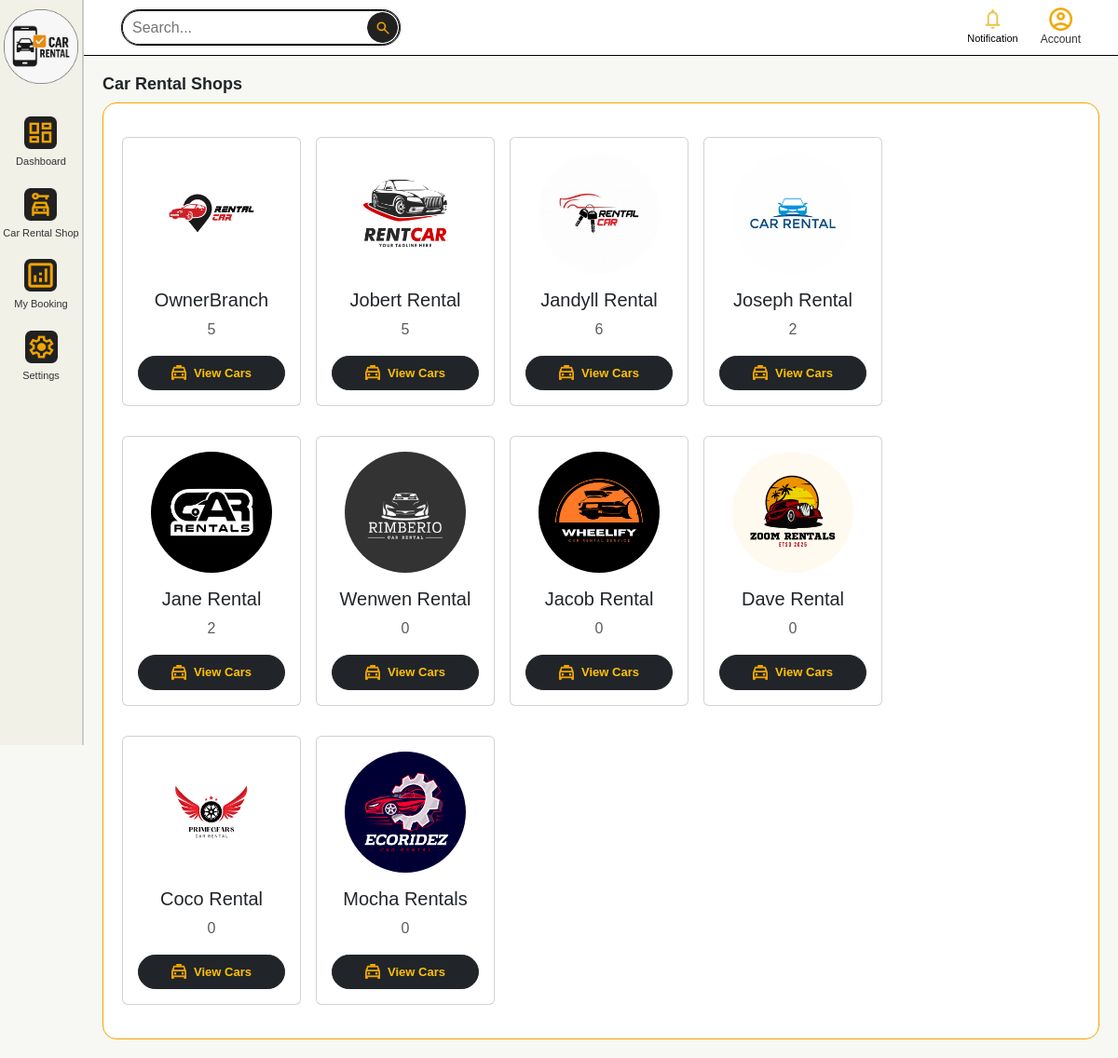
The app's page /user_landing/rental-shop.php with its own data.
### tables this page shows
CREATE TABLE `branches` (
  `branch_id` int(11) NOT NULL,
  `owner_id` int(11) NOT NULL,
  `branch_image` varchar(150) DEFAULT NULL,
  `branch_name` varchar(100) NOT NULL,
  `branch_address` varchar(150) DEFAULT NULL,
  `branch_number` varchar(20) DEFAULT NULL,
  `created_at` datetime DEFAULT current_timestamp(),
  `updated_at` datetime DEFAULT current_timestamp() ON UPDATE current_timestamp()
);

### user_landing/rental-shop.php (the view, shortened to what this page needs)
<?php
require '../includes/db.php';
try {
    $stmt = $pdo->prepare("
        SELECT b.branch_id, b.branch_name, b.branch_image,
               COUNT(c.car_id) AS car_count
        FROM branches b
        INNER JOIN owners o ON b.owner_id = o.owner_id
        LEFT JOIN cars c ON b.branch_id = c.branch_id
        WHERE o.approval_status = 'approved'
        GROUP BY b.branch_id
    ");
    $stmt->execute();
    $branches = $stmt->fetchAll(PDO::FETCH_ASSOC);
} catch (PDOException $e) {
    echo "Error fetching branches: " . $e->getMessage();
}
?>
<!DOCTYPE html>
<html lang="en">
<head>
  <link rel="stylesheet" href="../css/bootstrap.min.css" />
  <link rel="stylesheet" href="side-nav-bar-style/style-user.css">
</head>
<body>
  <div class="sidebar">
    <img src="./image/nav-bar-icon/car-rental-logo.png" alt="Logo" class="logo">
    <a href="user-dashboard.php">
      <img src="./image/nav-bar-icon/dashboard-icon.png" alt="Dashboard Icon">
      <span>Dashboard</span>
    </a>
    <a href="">
      <img src="./image/nav-bar-icon/car-list-icon.png" alt="Car Rental Shop Icon">
      <span>Car Rental Shop</span>
    </a>
    <a href="booking.php">
      <img src="./image/nav-bar-icon/booking-icon.png" alt="My Booking Icon">
      <span>My Booking</span>
    </a>
    <a href="#">
      <img src="./image/nav-bar-icon/settings-icon.png" alt="Settings Icon">
      <span>Settings</span>
    </a>
  </div>
  <div class="topbar">
    <div class="search-bar">
            <form method="GET" action="../user_process/car_list.php" class="search-bar d-flex align-items-center">
            <input type="text" name="search" placeholder="Search..." required>
            <button type="submit" style="border: none; background: transparent;">
              <img src="./image/nav-bar-icon/search-icon.png" alt="Search" />
            </button>
          </form>
          </div>
    <div class="d-flex gap-4">
            <a href="ratings.php" class="d-flex flex-column align-items-center position-relative" style="text-decoration: none; color: black;">
              <div class="position-relative">
                <img src="./image/nav-bar-icon/notif-icon.png" width="23" height="25" alt="Notification">
              </div>
              <span style="font-size: 11px;">Notification</span>
            </a>
            <div class="account-info" id="accountInfo">
              <img src="./image/nav-bar-icon/account-icon.png" width="30" alt="Account">
              <span>Account</span>
            </div>
         </div>
  </div>
  <div class="main-content">
    <h4>Car Rental Shops</h4>
    <div class="lading-page-content">
      <div class="d-flex flex-wrap justify-content-start">
      <?php foreach ($branches as $branch): ?>
        <div class="card text-center" style="width: 12rem; margin: 1rem 1rem 1rem 0;">
            <img src="../uploads/<?php echo htmlspecialchars($branch['branch_image']);?>" class="rounded-circle mx-auto d-block mt-3" alt="..." style="width: 130px; height: 130px; object-fit: cover;">
            <div class="card-body">
              <h5 class="card-title"><?php echo htmlspecialchars($branch['branch_name']);?></h5>
              <p class="card-text text-muted"><?php echo htmlspecialchars($branch['car_count']); ?></p>
              <a href="car-owner-shop-view.php?branch_id=<?php echo $branch['branch_id']; ?>" class="btn btn-dark w-100 d-flex justify-content-center align-items-center gap-2 rounded-pill px-3 py-2" style="font-size: 13px;">
                <img src="./image/booking-icon/car-details-icon.png" alt="Rent Icon" style="width: 16px; height: 16px;">
                <span class="text-warning fw-semibold">View Cars</span>
              </a>
            </div>
        </div>
        <?php endforeach; ?>
      </div>
      </div>
  </div>
</body>
</html>

### user_landing/side-nav-bar-style/style-user.css (style rules this page uses)
* { padding: 0; margin: 0; box-sizing: border-box; overscroll-behavior: none; }
body { background-color: #f7f8f3; font-family: Arial, sans-serif; }
.sidebar { position: fixed; top: 0; left: 0; width: 90px; height: 100vh; background-color: #f1f1e8; display: flex; flex-direction: column; align-items: center; padding-top: 10px; border-right: 2px solid #ccc; }
.sidebar .logo { width: 80px; margin-bottom: 25px; }
.sidebar img { width: 35px; cursor: pointer; }
.sidebar a { display: flex; flex-direction: column; align-items: center; text-decoration: none; color: #333; font-size: 13px; margin: 10px 0; }
.sidebar a span { margin-top: 5px; font-size: 11px; text-align: center; }
.topbar { margin-left: 90px; background-color: #fff; height: 60px; display: flex; align-items: center; justify-content: space-between; padding: 0 40px; border-bottom: 1px solid #000; position: sticky; top: 0; z-index: 100; }
.search-bar { display: flex; align-items: center; background-color: #fff; border: 1px solid black; border-radius: 30px; width: 300px; box-shadow: 0 0 3px rgba(0, 0, 0, 0.2); }
.search-bar input { border: none; outline: none; width: 100%; padding: 5px 10px; border-radius: 20px; }
.search-bar img { width: 35px; height: 35px; margin-left: 5px; border-radius: 50%; padding: 1px; cursor: pointer; }
.account-info { display: flex; flex-direction: column; align-items: center; font-size: 12px; color: #333; cursor: pointer; }
.account-info img { width: 25px; }
.main-content { margin-left: 90px; padding: 20px; }
.main-content h4 { font-size: 18px; font-weight: bold; }
.lading-page-content { width: 100%; border-radius: 15px; border: solid 1px #F0A500; padding: 20px; background-color: white; margin: 0 auto; }

### records on screen
branches: branch_image (picture), branch_name "OwnerBranch", car_count "5"
branches: branch_image (picture), branch_name "Jobert Rental", car_count "5"
branches: branch_image (picture), branch_name "Jandyll Rental", car_count "6"
branches: branch_image (picture), branch_name "Joseph Rental", car_count "2"
branches: branch_image (picture), branch_name "Jane Rental", car_count "2"
branches: branch_image (picture), branch_name "Wenwen Rental", car_count "0"
branches: branch_image (picture), branch_name "Jacob Rental", car_count "0"
branches: branch_image (picture), branch_name "Dave Rental", car_count "0"
branches: branch_image (picture), branch_name "Coco Rental", car_count "0"
branches: branch_image (picture), branch_name "Mocha Rentals", car_count "0"
